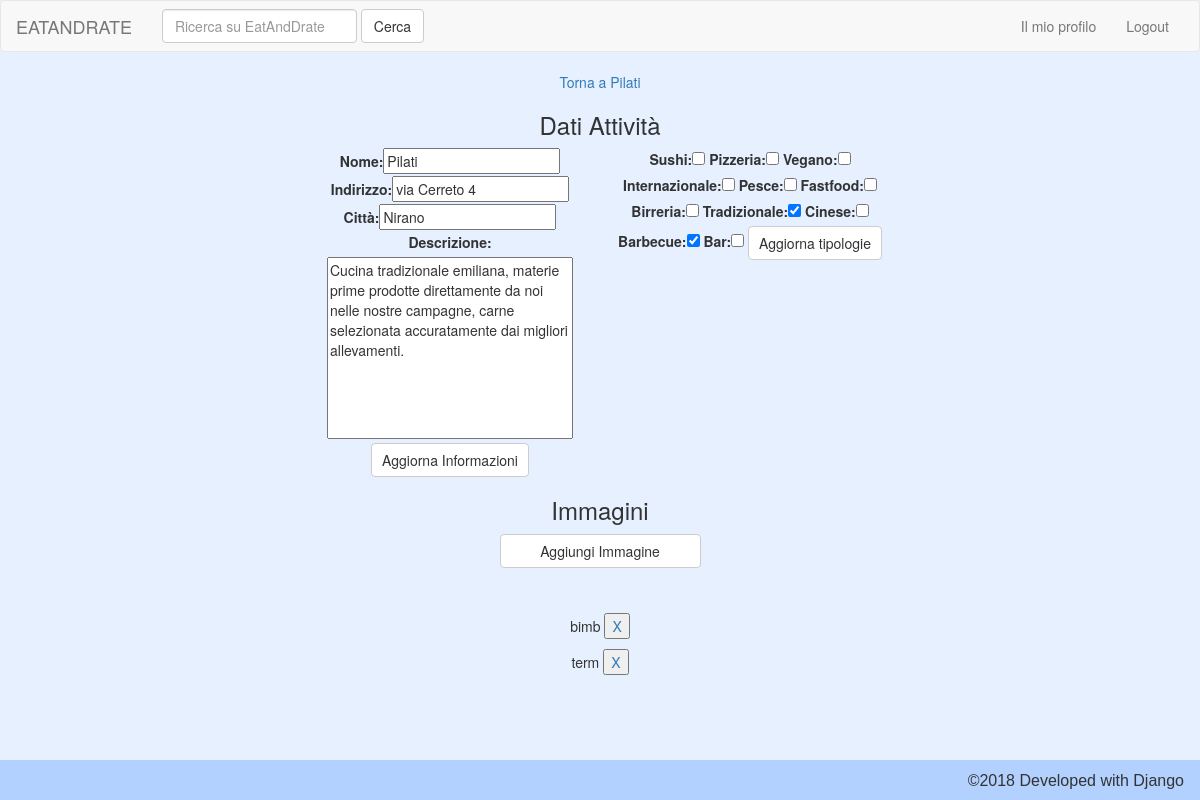
The page /att/6/modify (signed in) on the database its author committed.
### attivita/models.py (models this page shows, shortened)
class Attivita(models.Model):
    nome = models.CharField('Nome', max_length=50)
    indirizzo = models.CharField('Indirizzo', max_length=50)
    citta = models.CharField('Città', max_length=30)
    reputazione = models.FloatField('Reputazione', default=0,
                                    validators=[MinValueValidator(0.0), MaxValueValidator(5.0)])
    descrizione = models.TextField('Descrizione', blank=True,
                                   max_length=500)
    proprietario = models.ForeignKey(OwnerProfile, on_delete=models.CASCADE, null=True)
    tipologie = models.ManyToManyField(Tipologia, blank=True)
    latitudine = models.FloatField('Latitudine', blank=True, null=True)
    longitudine = models.FloatField('Longitudine', blank=True, null=True)

class Image(models.Model):
    attivita = models.ForeignKey(Attivita, on_delete=models.CASCADE)
    titolo = models.CharField(max_length=20)
    immagine = models.ImageField(upload_to=get_upload_path)
    filename = models.CharField(max_length=250, default=None)
    tagcloud = models.BooleanField(default=False)

### attivita/views.py (the view)
# urls.py: url(r'^(?P<pk>[\d]+)/modify$', views.modify, name='modify'),
@permission_required('attivita.change_attivita')
def modify(request, pk):
    att = get_object_or_404(Attivita, pk=pk)
    if request.user != att.proprietario.user:
        return HttpResponseForbidden("L'utente loggato non può modificare l'attività")
    if request.method == 'POST':
        if 'attivitainfo' in request.POST:
            form = AttivitaForm(request.POST, instance=att)
            if form.is_valid():
                new_att = form.save()
                update_coordinates_from_address(new_att)
                messages.success(request, "Attività modificata")
                return HttpResponseRedirect(reverse('attivita:modify', args=(pk,)))
            else:
                messages.error(request, "Errore nella compilazione del form")
                return render(request, 'attivita/modifica.html', {'form': form, 'pk': pk})
        elif 'tipologieinfo' in request.POST:
            form = TipologieForm(request.POST)
            if form.is_valid():
                if form.has_changed():
                    add_tipe_object(att, form)
                    messages.success(request, "Tipologie attività aggiornate")
                return HttpResponseRedirect(reverse('attivita:modify', args=(att.id,)))
            else:
                messages.error(request, "Errore nella compilazione del form")
                return render(request, 'attivita/modifica.html', {'form': form, 'pk': pk})
    else:
        attform = AttivitaForm(att.__dict__)
        data = {}
        for t in Tipologia.objects.all():
            data[t.nome] = (t in att.tipologie.all())
        tipform = TipologieForm(data)
        return render(request, 'attivita/modifica.html', {'attform': attform,
                                                          'tipform': tipform,
                                                          'pk': pk,
                                                          'attivita': att})

### attivita/forms.py
class AttivitaForm(ModelForm):
    class Meta:
        model = Attivita
        fields = ['nome', 'indirizzo', 'citta', 'descrizione']
    def __init__(self, *args, **kwargs):
        super(AttivitaForm, self).__init__(*args, **kwargs)
        self.fields['indirizzo'].widget = TextInput(attrs={
            'placeholder': 'Via e Numero Civico',
            'style': 'width:auto'
        })
        self.fields['nome'].widget = TextInput(attrs={
            'style': 'width:auto'
        })
        self.fields['citta'].widget = TextInput(attrs={
            'style': 'width:auto'
        })
        self.fields['descrizione'].widget = Textarea(attrs={
            'class': 'noresize',
            'style': 'width:auto;resize:none;height:182px',
            'cols': 30,
            'rows': 9
        })

class TipologieForm(Form):
    Sushi = fields.BooleanField(required=False)
    Pizzeria = fields.BooleanField(required=False)
    Vegano = fields.BooleanField(required=False)
    Internazionale = fields.BooleanField(required=False)
    Pesce = fields.BooleanField(required=False)
    FastFood = fields.BooleanField(required=False)
    Birreria = fields.BooleanField(required=False)
    Tradizionale = fields.BooleanField(required=False)
    Cinese = fields.BooleanField(required=False)
    Barbecue = fields.BooleanField(required=False)
    Bar = fields.BooleanField(required=False)

### attivita/templates/attivita/modifica.html (shortened to what this page needs)
{% extends 'base.html' %}
{% load bootstrap_tags %}
{% block content %}
    <div align="center">
        <a href="{% url 'attivita:detail' attivita.id %}">Torna a {{ attivita.nome | capfirst }}</a>
        <div class="row-fluid">
        <div class="col-md-12" align="center"><h3>Dati Attività</h3></div>
        </div>
        <div class="row-fluid">
            <form method="post" action="{% url 'attivita:modify' pk %}">
                <div class="col-md-3" align="center"></div>
                <div class="col-md-3" align="center">  {{ attform|as_bootstrap }}
                    <input class="btn btn-default" type="submit" name="attivitainfo" value="Aggiorna Informazioni" style="padding:6px 10px"/>
                </div>
                <div class="col-md-3" align="center">
                    {{ tipform|as_bootstrap }}
                    <input class="btn btn-default" type="submit" name="tipologieinfo" value="Aggiorna tipologie" style="padding:6px 10px"/>
                </div>
                <div class="col-md-3" align="center"></div>
            </form>
        </div>
        <div class="row-fluid">
            <div class="col-md-12" align="center"><h3>Immagini</h3></div>
            <div class="col-md-12">
                <a href="{% url 'attivita:add_image' attivita.id %}">
                  <input class="btn btn-default" value="Aggiungi Immagine" style="padding: 6px 15px;margin-bottom:45px">
                </a>
            </div>
            <div class="col-md-12" style="margin-bottom: 70px">
                {% if attivita.image_set %}
                    {% for img in attivita.image_set.all %}
                        <p>
                            {{ img.titolo }}
                            <a href="{% url 'attivita:delete_image' img.id %}"><button type="button">X</button></a>
                        </p>
                    {% endfor %}
                {% else %}
                    <p>Nessuna immagine caricata! :(</p>
                {% endif %}
            </div>
        </div>
    </div>
{% endblock %}

### rows shown on the page
Attivita: nome "Pilati", indirizzo "via Cerreto 4", citta "Nirano", descrizione "Cucina tradizionale emiliana, materie prime prodotte direttamente da noi nelle nostre campagne, carne selezionata accuratamente dai migliori allevamenti."
Image: titolo "bimb"
Image: titolo "term"
